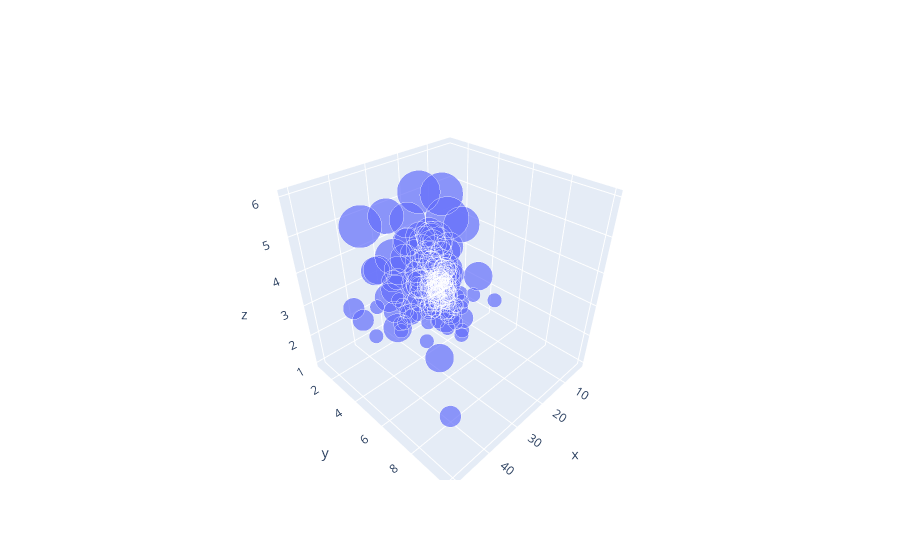

Notebook cell for this chart:
### Code cell
fig=go.Figure()
fig.add_trace(go.Scatter3d(x=tips.total_bill,y=tips.tip,z=tips["size"], mode="markers", marker_size=5*tips["size"]))

### Figure 1 — Plotly figure (JSON) as saved in the notebook; plotly's stock layout.template omitted (floating-point values rounded to 4 significant figures; data arrays with more than 128 entries replaced by an {"elided": "..."} marker saying what was removed)
{"data": [{"marker": {"size": {"elided": "244 int values"}}, "mode": "markers", "type": "scatter3d", "x": {"elided": "244 float values"}, "y": {"elided": "244 float values"}, "z": {"elided": "244 int values"}}], "layout": {}}
